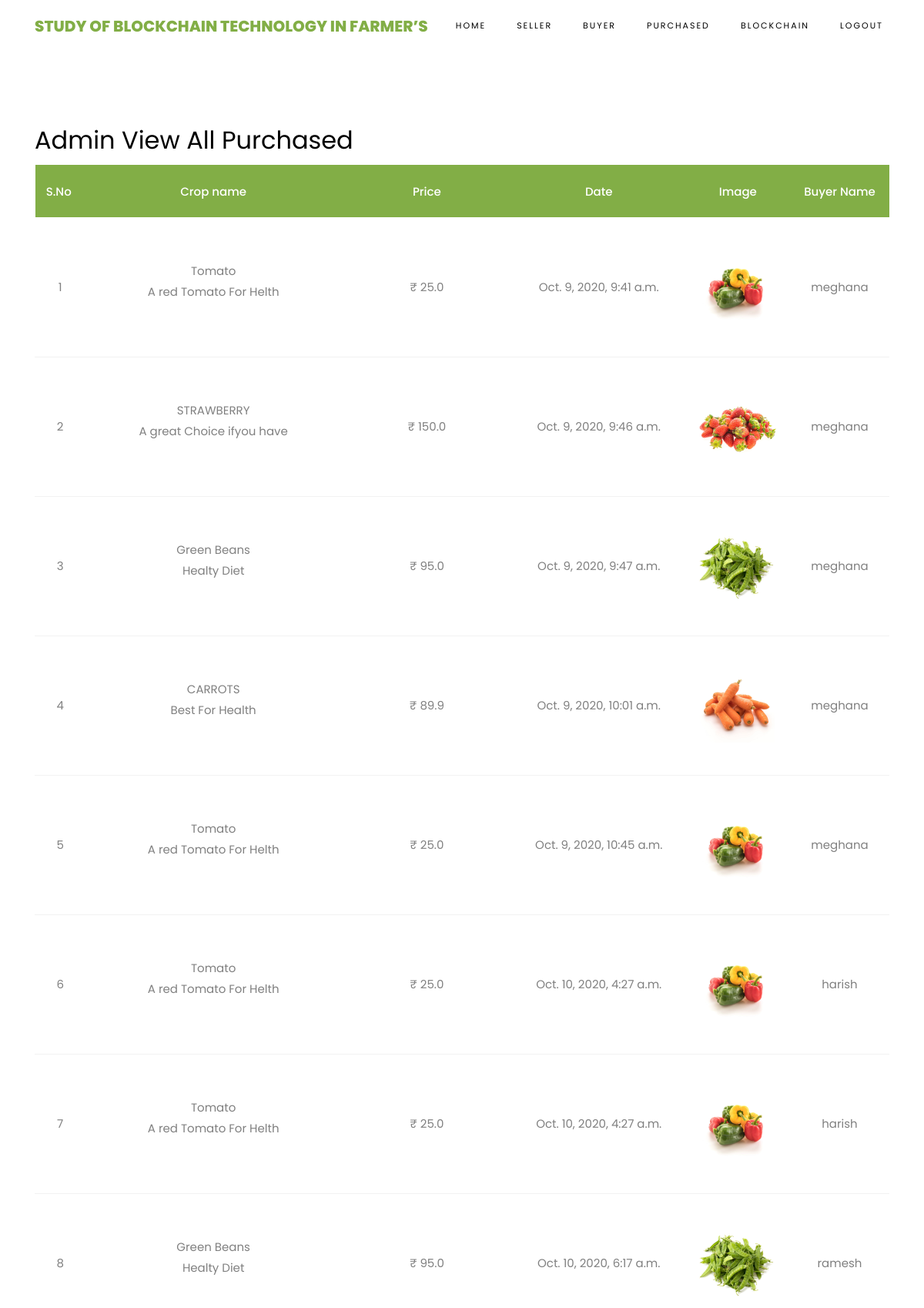
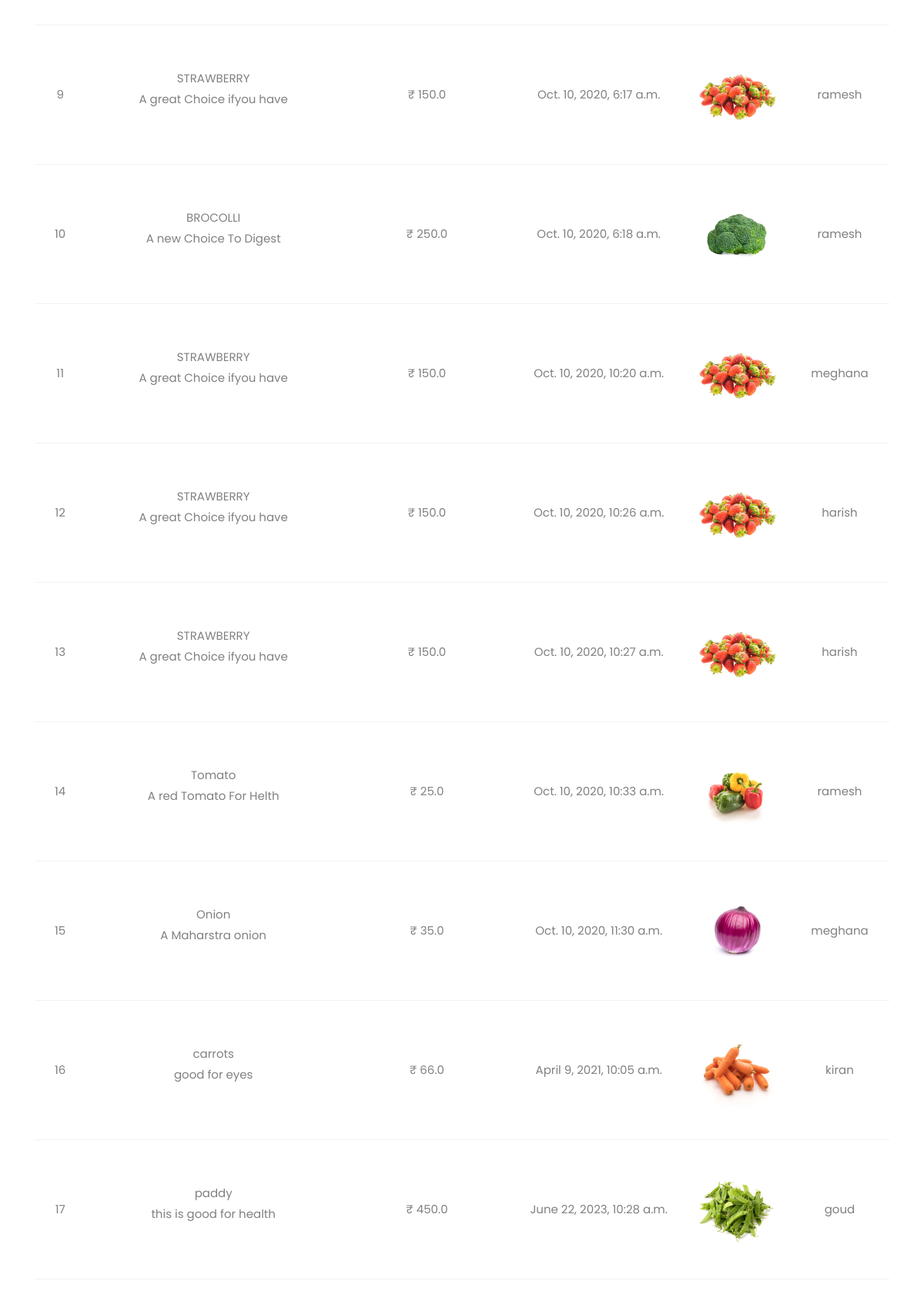
Page /AdminViewAllPurchased/ (upper part) on the committed database (2 pictures, top to bottom).
### buyers/models.py (models this page shows, shortened)
class BuyerCropCartModels(models.Model):
    buyerusername = models.CharField(max_length=100)
    buyeruseremail = models.CharField(max_length=100)
    sellername = models.CharField(max_length=100)
    cropname = models.CharField(max_length=100)
    description = models.CharField(max_length=100000)
    price = models.FloatField()
    file = models.FileField(upload_to='files/')
    cdate = models.DateTimeField(auto_now_add=True)
    status = models.CharField(max_length=50)
    class Meta:
        db_table = "BuyerCartTable"

### admins/views.py (the view)
# urls.py: path("AdminViewAllPurchased/", admins.AdminViewAllPurchased, name="AdminViewAllPurchased"),
def AdminViewAllPurchased(request):
    data = BuyerCropCartModels.objects.filter(status='purchased')
    return render(request,'admins/AdminViewAllPurchased.html',{'data':data})

### assets/templates/admins/AdminViewAllPurchased.html
{%extends 'admins/adminbase.html'%}
{%load static%}
{%block contents%}
<section class="ftco-section ftco-cart">
			<div class="container">
				<div class="row">
    			<div class="col-md-12 ftco-animate">
                    <h2>Admin View All Purchased</h2>
    				<div class="cart-list">
	    				<table class="table">
						    <thead class="thead-primary">
						      <tr class="text-center">
						        <th>S.No&nbsp;</th>
						        <th>Crop name</th>
						        <th>Price</th>
						        <th>Date</th>
						        <th>Image</th>
                                <th>Buyer Name</th>
						      </tr>
						    </thead>
						    <tbody>
                             {% for i in data %}
                          <tr class="text-center">
                        <td>{{forloop.counter}}</td>
                        <td class="product-name">{{i.cropname}} <p>{{i.description}}</p></td>
                        <td class="quantity">&#x20B9; {{i.price}}</td>
                        <td>{{i.cdate}}</td>
                        <td class="image-prod"><div class="img" style="background-image:url({{i.file}});"></div></td>
                        <td>{{i.buyerusername}}</td>
                    </tr>
                    {% endfor %}
						    </tbody>
						  </table>
					  </div>
    			</div>
    		</div>
			</div>
		</section>
{%endblock%}

### rows in the picture
BuyerCropCartModels: cropname "Tomato", description "A red Tomato For Helth", price "25.0", cdate "Oct. 9, 2020, 9:41 a.m.", file (picture), buyerusername "meghana"
BuyerCropCartModels: cropname "STRAWBERRY", description "A great Choice ifyou have", price "150.0", cdate "Oct. 9, 2020, 9:46 a.m.", file (picture), buyerusername "meghana"
BuyerCropCartModels: cropname "Green Beans", description "Healty Diet", price "95.0", cdate "Oct. 9, 2020, 9:47 a.m.", file (picture), buyerusername "meghana"
BuyerCropCartModels: cropname "CARROTS", description "Best For Health", price "89.9", cdate "Oct. 9, 2020, 10:01 a.m.", file (picture), buyerusername "meghana"
BuyerCropCartModels: cropname "Tomato", description "A red Tomato For Helth", price "25.0", cdate "Oct. 9, 2020, 10:45 a.m.", file (picture), buyerusername "meghana"
BuyerCropCartModels: cropname "Tomato", description "A red Tomato For Helth", price "25.0", cdate "Oct. 10, 2020, 4:27 a.m.", file (picture), buyerusername "harish"
BuyerCropCartModels: cropname "Tomato", description "A red Tomato For Helth", price "25.0", cdate "Oct. 10, 2020, 4:27 a.m.", file (picture), buyerusername "harish"
BuyerCropCartModels: cropname "Green Beans", description "Healty Diet", price "95.0", cdate "Oct. 10, 2020, 6:17 a.m.", file (picture), buyerusername "ramesh"
BuyerCropCartModels: cropname "STRAWBERRY", description "A great Choice ifyou have", price "150.0", cdate "Oct. 10, 2020, 6:17 a.m.", file (picture), buyerusername "ramesh"
BuyerCropCartModels: cropname "BROCOLLI", description "A new Choice To Digest", price "250.0", cdate "Oct. 10, 2020, 6:18 a.m.", file (picture), buyerusername "ramesh"
BuyerCropCartModels: cropname "STRAWBERRY", description "A great Choice ifyou have", price "150.0", cdate "Oct. 10, 2020, 10:20 a.m.", file (picture), buyerusername "meghana"
BuyerCropCartModels: cropname "STRAWBERRY", description "A great Choice ifyou have", price "150.0", cdate "Oct. 10, 2020, 10:26 a.m.", file (picture), buyerusername "harish"
BuyerCropCartModels: cropname "STRAWBERRY", description "A great Choice ifyou have", price "150.0", cdate "Oct. 10, 2020, 10:27 a.m.", file (picture), buyerusername "harish"
BuyerCropCartModels: cropname "Tomato", description "A red Tomato For Helth", price "25.0", cdate "Oct. 10, 2020, 10:33 a.m.", file (picture), buyerusername "ramesh"
BuyerCropCartModels: cropname "Onion", description "A Maharstra onion", price "35.0", cdate "Oct. 10, 2020, 11:30 a.m.", file (picture), buyerusername "meghana"
BuyerCropCartModels: cropname "carrots", description "good for eyes", price "66.0", cdate "April 9, 2021, 10:05 a.m.", file (picture), buyerusername "kiran"
BuyerCropCartModels: cropname "paddy", description "this is good for health", price "450.0", cdate "June 22, 2023, 10:28 a.m.", file (picture), buyerusername "goud"
